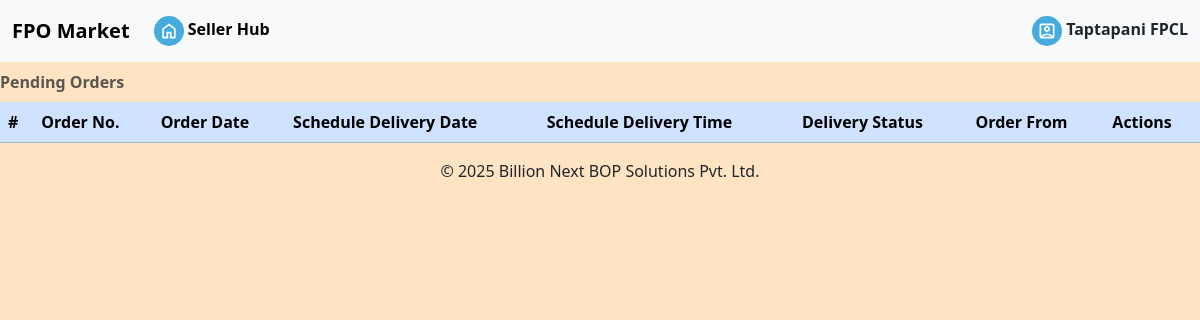
/accounts/pendingorders/ (signed in), run on an earlier commit of the app's database.
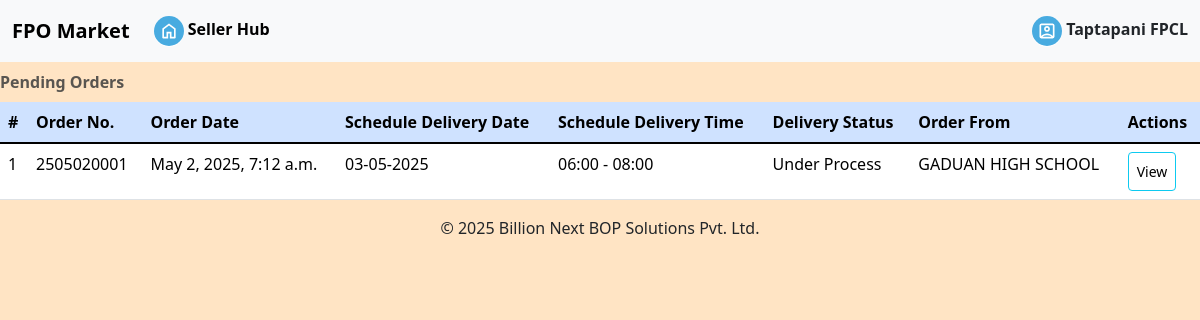
And on a later commit of the database.
### omsapp/models.py (models this page shows, shortened)
class Order(Model):
    orderID = AutoField(primary_key=True)
    orderNo = CharField(max_length=11)
    orderDate = DateTimeField(auto_now_add=True)
    orderStatus = CharField(max_length=25, default='Pending Order')
    orderAmount = FloatField()
    orderGSTAmount = FloatField()
    orderDeduction = FloatField()
    orderGrandTotal = FloatField()
    schDeliveryDate = CharField(max_length=10, default=None, null=True)
    schDeliveryTime = CharField(max_length=10, default=None, null=True)
    remark = CharField(max_length=20, default=None, null=True)
    userID = ForeignKey(CustomUser, on_delete=CASCADE, related_name='customer')#customer who ordered

### omsapp/views.py (the view)
# urls.py: path('pendingorders/', views.pending_orders, name='pendingorders'),
def pending_orders(request):
     if request.user.is_authenticated:
        query = f"SELECT DISTINCT orderNo, orderDate, schDeliveryDate, schDeliveryTime, A.orderStatus, first_name, orderID FROM omsapp_order AS A INNER JOIN omsapp_orderdetails AS B ON A.orderID=B.orderID_id AND A.orderStatus='Under Process' INNER JOIN omsapp_item AS C ON B.itemID_id=C.itemID AND C.userID_id={request.user.id} INNER JOIN omsapp_customuser AS D ON D.id=A.userID_id"
        with connection.cursor() as cursor:
            cursor.execute(query)
            pending_orders = cursor.fetchall()
            user_name = request.user.last_name
        context = {'pending_orders': pending_orders, 'login_user':user_name}
        return render(request, 'orders_pending.html', context=context)

### omsapp/templates/orders_pending.html
{% extends 'profile.html' %}
{% block orders_pending %}
    <table class="table table-primary table-hover caption-top" id="allOrdersTable">
        <caption><strong>Pending Orders</strong></caption>
        <thead>
        <tr>
            <th scope="col">#</th>
            <th scope="col">Order No.</th>
            <th scope="col">Order Date</th>
            <th scope="col">Schedule Delivery Date</th>
            <th scope="col">Schedule Delivery Time</th>
            <th scope="col">Delivery Status</th>
            <th scope="col">Order From</th>
            <th scope="col">Actions</th>
        </tr>
        </thead>
        <tbody class="table table-hover table-group-divider">
            {% for order in pending_orders %}
            <tr>
                <td>{{forloop.counter}}</td>
                <td>
                    {{order.0}}
                </td>
                <td>
                    {{order.1}}
                </td>
                <td>
                    {{order.2}}
                </td>
                <td>
                    {{order.3}}
                </td>
                <td>
                    {{order.4}}
                </td>
                <td>
                    {{order.5}}
                </td>
                <td>
                    <a class="btn btn-info btn-sm" href="{% url 'receivedorderdetails' order.6 %}">View</a>
                </td>
            </tr>
            {% endfor %}
        </tbody>
    </table>
{% endblock %}

What changed in the data, as far as the page shows it:
added Order: orderNo "2505020001", order "May 2, 2025, 7:12 a.m.", schDeliveryDate "03-05-2025", schDeliveryTime "06:00 - 08:00", orderStatus "Under Process", order "GADUAN HIGH SCHOOL"
